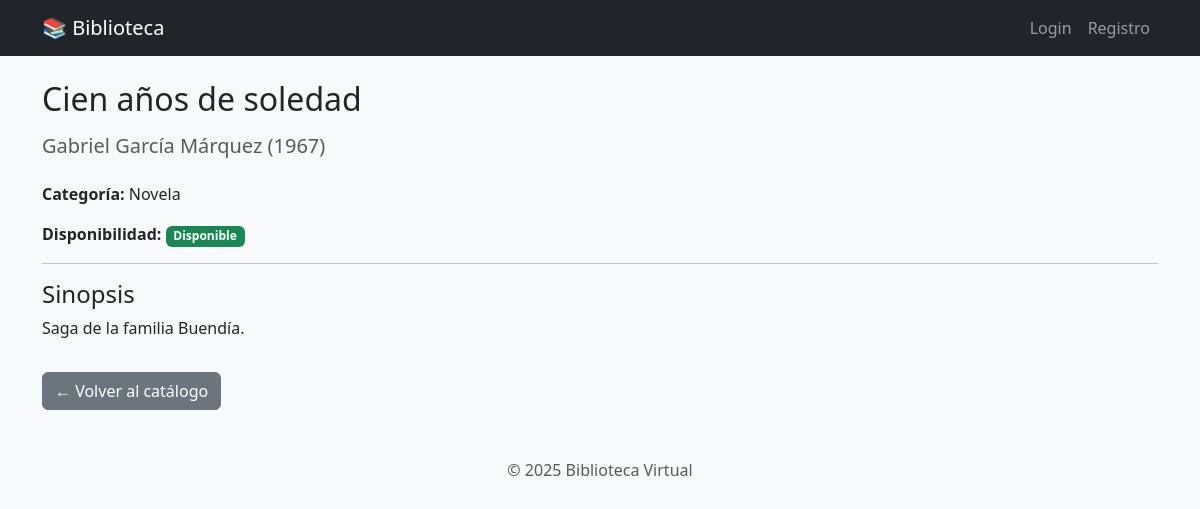
/libro/1, run on the app's committed database.
### models/models.py (models this page shows)
class Libro(db.Model):
    __tablename__ = 'libros'
    id = db.Column(db.Integer, primary_key=True)
    titulo = db.Column(db.String(200), nullable=False)
    autor = db.Column(db.String(100), nullable=False)
    categoria = db.Column(db.String(100))
    sinopsis = db.Column(db.Text)
    anio = db.Column(db.Integer)
    disponible = db.Column(db.Boolean, default=True)

### controllers/main.py (the view)
@main_bp.route('/libro/<int:libro_id>')
def libro_detalle(libro_id):
    libro = Libro.query.get_or_404(libro_id)
    return render_template('libro_detalle.html', libro=libro)

### templates/libro_detalle.html (shortened to what this page needs)
{% extends 'layout.html' %}
{% block content %}
<h2 class="mb-3">{{ libro.titulo }}</h2>
<h5 class="text-muted">{{ libro.autor }} ({{ libro.anio or 's/f' }})</h5>
<p class="mt-4"><strong>Categoría:</strong> {{ libro.categoria or 'Sin categoría' }}</p>
<p><strong>Disponibilidad:</strong>
  <span class="badge {{ 'bg-success' if libro.disponible else 'bg-danger' }}">
    {{ 'Disponible' if libro.disponible else 'No disponible' }}
  </span>
</p>
<hr>
<h4>Sinopsis</h4>
<p>{{ libro.sinopsis or 'Sin sinopsis disponible.' }}</p>
<a href="{{ url_for('main.index') }}" class="btn btn-secondary mt-3">← Volver al catálogo</a>
{% endblock %}

### static/css/style.css (style rules this page uses)
body { font-family: 'Segoe UI', Tahoma, Geneva, Verdana, sans-serif; }

### data on the page
Libro: titulo "Cien años de soledad", autor "Gabriel García Márquez", anio "1967", categoria "Novela", disponible "Disponible", sinopsis "Saga de la familia Buendía."
